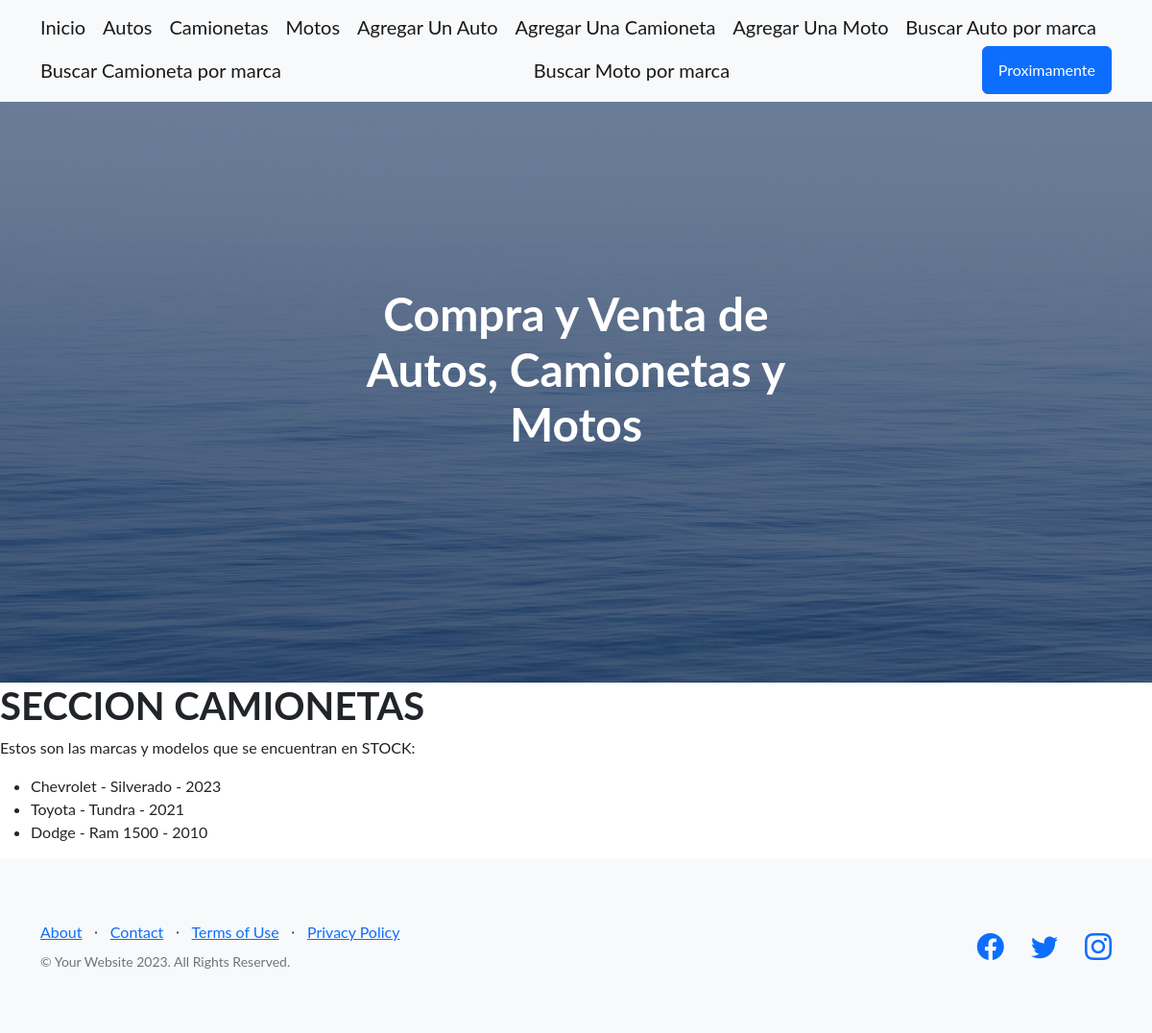
The page /CompraVenta/stock-camionetas/ on the database its author committed.
### CompraVenta/models.py (models this page shows)
class Camioneta(models.Model):
    marca = models.CharField(max_length=50)
    modelo = models.CharField(max_length=50)
    anio = models.IntegerField()
    def __str__(self):
        return f'{self.marca} - {self.modelo} - {self.anio}'

### CompraVenta/views.py (the view)
# urls.py: path('stock-camionetas/', stock_camionetas, name="Stock_Camionetas"),
def stock_camionetas(req):
     stock = Camioneta.objects.all()
     return render(req, "stock_camioneta.html", {"stock_camionetas": stock})

### CompraVenta/templates/stock_camioneta.html
{% extends 'padre.html' %}
{% block ContenidoQueCambia %}
<h1>SECCION CAMIONETAS</h1>
<p>Estos son las marcas y modelos que se encuentran en STOCK:</p>
    <ul>
        {% for camioneta in stock_camionetas  %}
            <li>{{camioneta}}</li>
        {% endfor %}
    </ul>
{% endblock ContenidoQueCambia %}

### rows shown on the page
Camioneta: marca+modelo+anio "Chevrolet - Silverado - 2023"
Camioneta: marca+modelo+anio "Toyota - Tundra - 2021"
Camioneta: marca+modelo+anio "Dodge - Ram 1500 - 2010"
